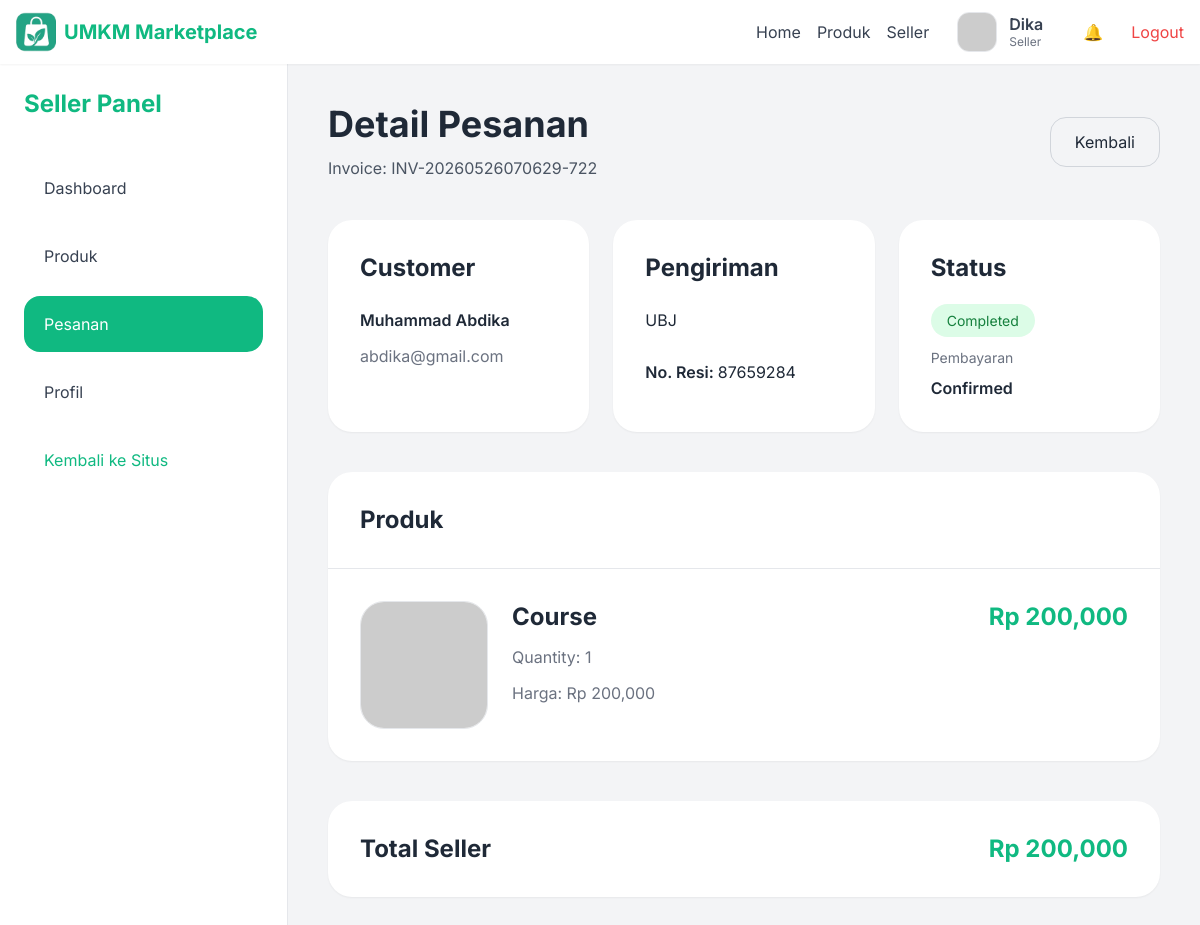
Page /src/views/seller/order-detail.php?id=4 (signed in) on the committed database.
### tables this page shows
CREATE TABLE `orders` (
  `id` int NOT NULL,
  `user_id` int NOT NULL,
  `invoice_number` varchar(100) NOT NULL,
  `shipping_address` text,
  `shipping_method` varchar(50) DEFAULT 'reguler',
  `shipping_fee` decimal(12,2) DEFAULT '20000.00',
  `tracking_number` varchar(100) DEFAULT NULL,
  `total_amount` decimal(12,2) NOT NULL,
  `status` enum('pending','paid','processed','shipped','completed') DEFAULT 'pending',
  `payment_proof` varchar(255) DEFAULT NULL,
  `created_at` timestamp NULL DEFAULT CURRENT_TIMESTAMP
);

CREATE TABLE `users` (
  `id` int NOT NULL,
  `name` varchar(100) NOT NULL,
  `email` varchar(100) NOT NULL,
  `password` varchar(255) NOT NULL,
  `role` enum('buyer','seller','admin') DEFAULT 'buyer',
  `status` enum('active','suspended') DEFAULT 'active',
  `created_at` timestamp NULL DEFAULT CURRENT_TIMESTAMP,
  `profile_image` varchar(255) DEFAULT NULL
);

CREATE TABLE `payments` (
  `id` int NOT NULL,
  `order_id` int NOT NULL,
  `payment_method` varchar(100) DEFAULT NULL,
  `proof` varchar(255) DEFAULT NULL,
  `status` enum('pending','confirmed','rejected') DEFAULT 'pending',
  `created_at` timestamp NULL DEFAULT CURRENT_TIMESTAMP
);

CREATE TABLE `order_items` (
  `id` int NOT NULL,
  `order_id` int NOT NULL,
  `product_id` int NOT NULL,
  `seller_id` int NOT NULL,
  `quantity` int NOT NULL,
  `price` decimal(12,2) NOT NULL,
  `subtotal` decimal(12,2) NOT NULL
);

CREATE TABLE `products` (
  `id` int NOT NULL,
  `seller_id` int NOT NULL,
  `category_id` int NOT NULL,
  `name` varchar(255) NOT NULL,
  `description` text,
  `price` decimal(12,2) NOT NULL,
  `stock` int DEFAULT '0',
  `image` varchar(255) DEFAULT NULL,
  `status` enum('active','draft') DEFAULT 'active',
  `created_at` timestamp NULL DEFAULT CURRENT_TIMESTAMP
);

### src/views/seller/order-detail.php (the view, shortened to what this page needs)
<?php require_once '../../config/database.php'; ?>
<?php include '../layouts/header.php'; ?>
<?php
$orderId = intval($_GET['id'] ?? 0);
$sellerId = intval($_SESSION['user']['id']);
$query = "
SELECT
    orders.*,
    users.name AS buyer_name,
    users.email AS buyer_email,
    payments.status AS payment_status,
    payments.proof AS payment_proof
FROM orders
JOIN users
ON orders.user_id = users.id
LEFT JOIN payments
ON payments.order_id = orders.id
WHERE orders.id='$orderId'
LIMIT 1
";
$orderRes = mysqli_query($conn, $query);
$order = mysqli_fetch_assoc($orderRes);
$itemsQuery = "
SELECT
    order_items.*,
    products.name,
    products.image
FROM order_items
JOIN products
ON order_items.product_id = products.id
WHERE order_items.order_id='$orderId'
AND order_items.seller_id='$sellerId'
";
$itemsRes = mysqli_query($conn, $itemsQuery);
function getStatusClasses($status) {
    $styles = [
        'pending' => ['bg-yellow-100', 'text-yellow-700'],
        'paid' => ['bg-blue-100', 'text-blue-700'],
        'processed' => ['bg-indigo-100', 'text-indigo-700'],
        'shipped' => ['bg-orange-100', 'text-orange-700'],
        'completed' => ['bg-green-100', 'text-green-700'],
    ];
    return $styles[$status] ?? ['bg-gray-100', 'text-gray-700'];
}
[$statusBg, $statusText] = getStatusClasses($order['status']);
?>
<div class="flex bg-gray-100 min-h-screen overflow-hidden">
  <?php include 'sidebar.php'; ?>
  <main class="flex-1 min-w-0 overflow-x-hidden p-4 lg:p-10">
    <div class="flex flex-col lg:flex-row lg:items-center lg:justify-between gap-4 mb-10">
      <div>
        <h1 class="text-3xl lg:text-4xl font-bold mb-3">
          Detail Pesanan
        </h1>
        <p class="text-gray-600">
          Invoice:
          <?= htmlspecialchars($order['invoice_number']); ?>
        </p>
      </div>
      <a
        href="orders.php"
        class="border border-gray-300 hover:bg-gray-100 px-6 py-3 rounded-2xl transition"
      >
        Kembali
      </a>
    </div>
    <div class="grid grid-cols-1 lg:grid-cols-3 gap-6 mb-10">
      <div class="bg-white rounded-3xl shadow-sm p-8">
        <h2 class="text-2xl font-bold mb-6">
          Customer
        </h2>
        <div class="space-y-3">
          <p class="font-semibold">
            <?= htmlspecialchars($order['buyer_name']); ?>
          </p>
          <p class="text-gray-500">
            <?= htmlspecialchars($order['buyer_email']); ?>
          </p>
        </div>
      </div>
      <div class="bg-white rounded-3xl shadow-sm p-8">
        <h2 class="text-2xl font-bold mb-6">
          Pengiriman
        </h2>
        <div class="space-y-3">
          <p>
            <?= nl2br(htmlspecialchars($order['shipping_address'])); ?>
          </p>
          <?php if (!empty($order['tracking_number'])): ?>
            <div class="pt-4">
              <span class="font-semibold">
                No. Resi:
              </span>
              <?= htmlspecialchars($order['tracking_number']); ?>
            </div>
          <?php endif; ?>
        </div>
      </div>
      <div class="bg-white rounded-3xl shadow-sm p-8">
        <h2 class="text-2xl font-bold mb-6">
          Status
        </h2>
        <div class="space-y-4">
          <span class="<?= $statusBg ?> <?= $statusText ?> px-4 py-2 rounded-full text-sm">
            <?= ucfirst($order['status']); ?>
          </span>
          <div>
            <p class="text-gray-500 text-sm mb-2">
              Pembayaran
            </p>
            <p class="font-semibold">
              <?= ucfirst($order['payment_status'] ?? 'pending'); ?>
            </p>
          </div>
        </div>
      </div>
    </div>
    <div class="bg-white rounded-3xl shadow-sm overflow-hidden mb-10">
      <div class="p-8 border-b">
        <h2 class="text-2xl font-bold">
          Produk
        </h2>
      </div>
      <div class="divide-y">
        <?php
        $sellerTotal = 0;
        while($item = mysqli_fetch_assoc($itemsRes)):
            $sellerTotal += $item['subtotal'];
            $img = (!empty($item['image']) &&
                file_exists(__DIR__ . '/../../uploads/products/' . $item['image']))
                ? UPLOAD_URL . '/products/' . $item['image']
                : 'https://placehold.co/300';
        ?>
        <div class="p-8 flex flex-col lg:flex-row gap-6">
          <img
            src="<?= $img; ?>"
            class="w-32 h-32 object-cover rounded-3xl border"
          >
          <div class="flex-1">
            <h3 class="text-2xl font-bold mb-3">
              <?= htmlspecialchars($item['name']); ?>
            </h3>
            <p class="text-gray-500 mb-3">
              Quantity:
              <?= number_format($item['quantity']); ?>
            </p>
            <p class="text-gray-500 mb-3">
              Harga:
              Rp <?= number_format($item['price']); ?>
            </p>
          </div>
          <div class="lg:text-right">
            <p class="text-2xl font-bold text-emerald-500">
              Rp <?= number_format($item['subtotal']); ?>
            </p>
          </div>
        </div>
        <?php endwhile; ?>
      </div>
    </div>
    <div class="bg-white rounded-3xl shadow-sm p-8">
      <div class="flex items-center justify-between text-2xl font-bold">
        <span>Total Seller</span>
        <span class="text-emerald-500">
          Rp <?= number_format($sellerTotal); ?>
        </span>
      </div>
    </div>
  </main>
</div>
</body>
</html>

### src/views/layouts/header.php (style rules this page uses)
body { font-family: 'Inter', sans-serif; }

### rows in the picture
orders: invoice_number "INV-20260526070629-722", user.name "Muhammad Abdika", user.email "abdika@gmail.com", shipping_address "UBJ", tracking_number "87659284", status "Completed", payments.status "Confirmed"
order_items: product.name "Course", quantity "1", price "200,000", subtotal "200,000"

### other values in the picture
$_SESSION['user']['name'] "Dika"
$_SESSION['user']['role'] "Seller"
$sellerTotal "200,000"
